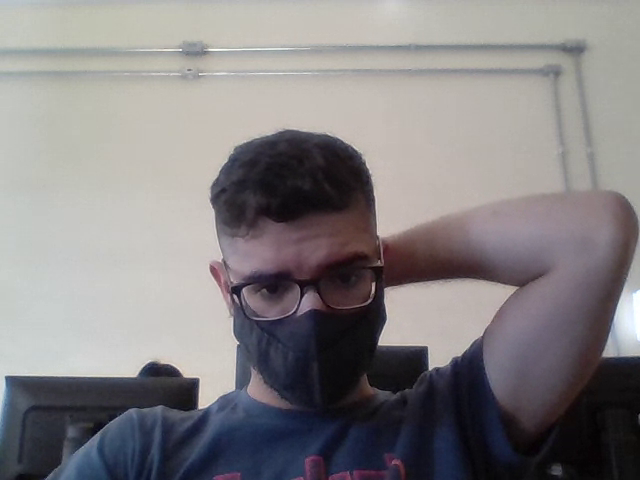
#> input picture frame 32 of s6/subtracao_imagens_em_video/video.mp4, 640 x 480 px
$ python atv_4.py
#> lines starting #> are read from the running program, lines starting #| are printed output that depends on the picture; after the words box and inside, x2 and y2 are one past the last pixel; in counts of white or black regions, pixels touching at a corner belong together
import cv2 as cv
from matplotlib import pyplot as plt

video = cv.VideoCapture("video.mp4")

# enquanto houver video carrega frame a frame na janela
while True:
    ret, frame = video.read()
#> frame is the input picture: shape (480, 640, 3); mean B, G, R 130.6, 128.8, 132.2

    frame_grayscale = cv.cvtColor(frame, cv.COLOR_BGR2GRAY)
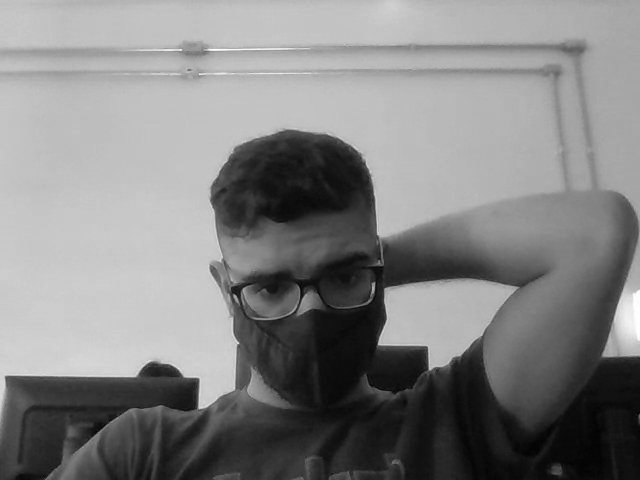
#> frame_grayscale: shape (480, 640); min 0, max 255, mean 130

    for row in range(len(frame_grayscale)):
        for col in range(len(frame_grayscale[0])):
            if frame_grayscale[row][col] > 127:
                frame_grayscale[row][col] = 255
            else:
                frame_grayscale[row][col] = 0
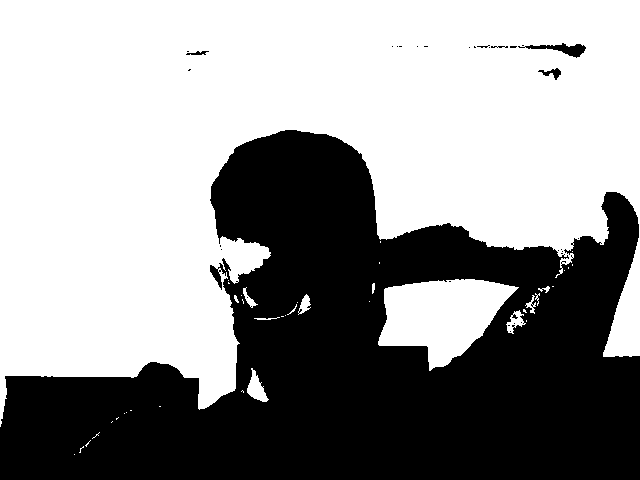
#> frame_grayscale: shape (480, 640); 58.8% white; 31 black regions (26 under 20 px), largest, box (x1, y1, x2, y2) and area: (0, 130, 640, 480) 125982, (518, 43, 586, 58) 377, (538, 68, 561, 80) 112, (186, 51, 209, 55) 53, (491, 46, 508, 48) 25

    cv.imshow("Binarizada", frame_grayscale)

    # se o usuario digitar a tecla 1 ou esc, fecha o loop
    if cv.waitKey(30) & 0xFF == ord('q'):
#> (key q is pressed here)
        break
video.release()
cv.destroyAllWindows()

$ run again, starting later in the video
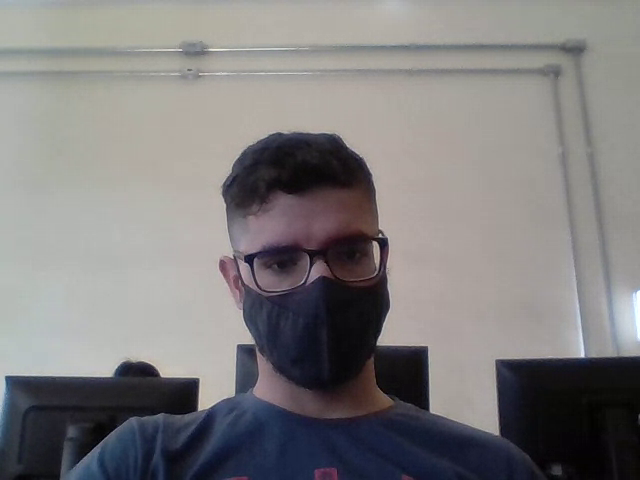
#> input picture frame 146 of s6/subtracao_imagens_em_video/video.mp4, 640 x 480 px
#> frame is the input picture: shape (480, 640, 3); mean B, G, R 125.4, 124.8, 126.9
#> `frame_grayscale = cv.cvtColor(frame, cv.COLOR_BGR2GRAY)`:
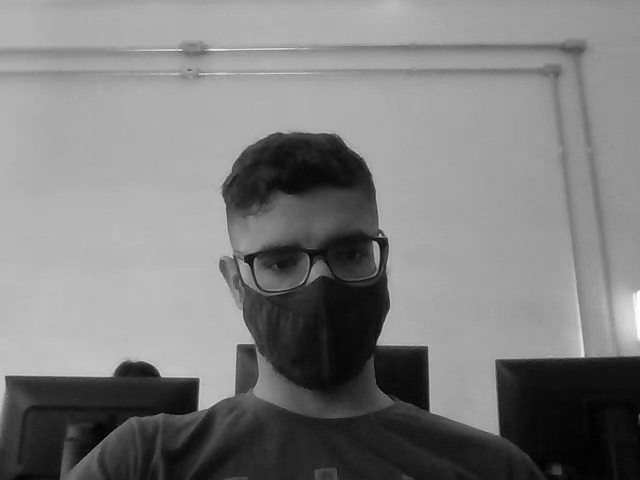
#> frame_grayscale: shape (480, 640); min 0, max 254, mean 125.5
#> after the loop `for row in range(len(frame_grayscale)):`:
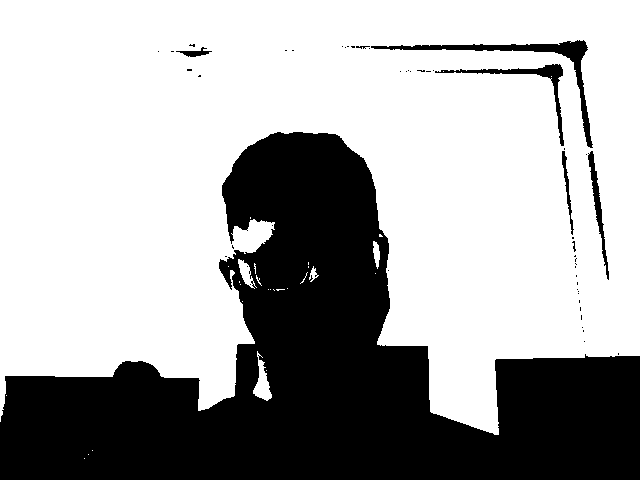
#> frame_grayscale: shape (480, 640); 66.3% white; 52 black regions (45 under 20 px), largest, box (x1, y1, x2, y2) and area: (0, 132, 640, 480) 99398, (371, 40, 593, 148) 1942, (435, 64, 564, 146) 949

$ run again, starting later in the video
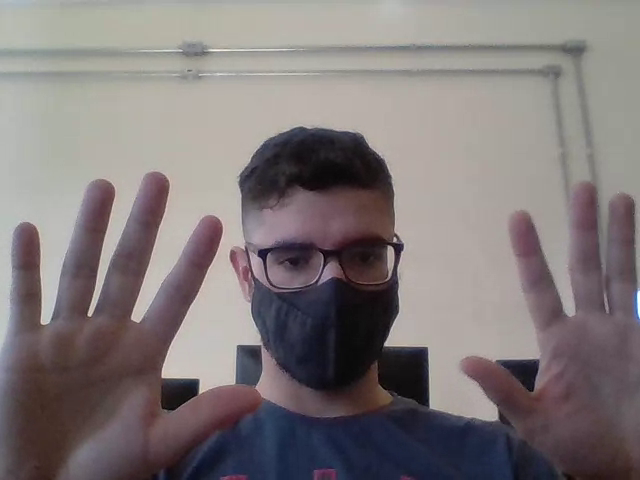
#> input picture frame 260 of s6/subtracao_imagens_em_video/video.mp4, 640 x 480 px
#> frame is the input picture: shape (480, 640, 3); mean B, G, R 120.8, 120.1, 127.7
#> `frame_grayscale = cv.cvtColor(frame, cv.COLOR_BGR2GRAY)`:
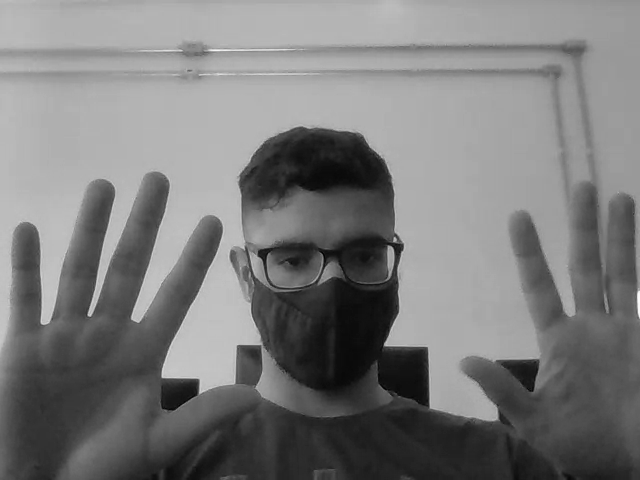
#> frame_grayscale: shape (480, 640); min 1, max 251, mean 122.4
#> after the loop `for row in range(len(frame_grayscale)):`:
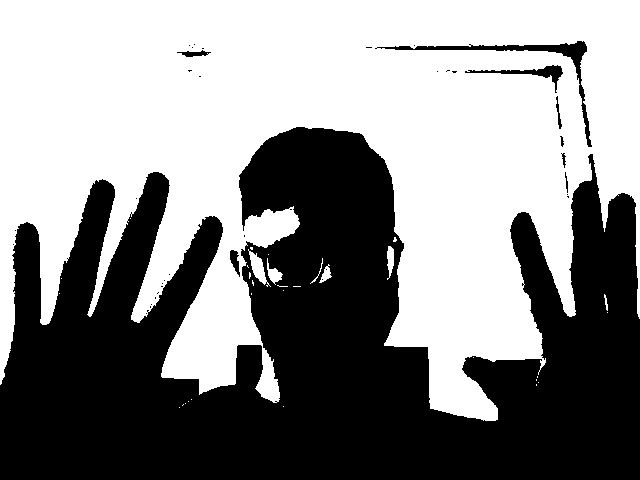
#> frame_grayscale: shape (480, 640); 54% white; 38 black regions (29 under 20 px), largest, box (x1, y1, x2, y2) and area: (0, 127, 640, 480) 138890, (375, 41, 592, 147) 1521, (465, 65, 563, 93) 524
